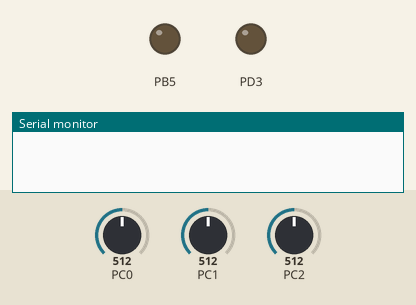
Bench run of a program on a simulated ATmega328P, built with avr-gcc and emulated at 16 MHz. Parts: output pins drawn as LEDs (lit = HIGH), the last lines printed to the serial monitor. The test bench sets the inputs (shaded band); at power-on: PC0 = 512, PC2 = 512, PC1 = 512.

Above: at 0.1 s.
At 2.8 s:
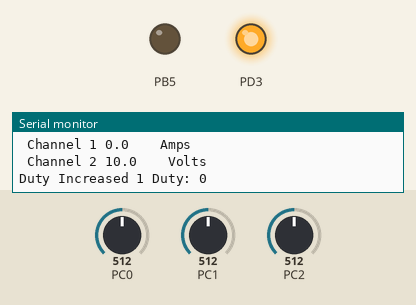
2.9 s: PC0 set to 536
At 3.8 s:
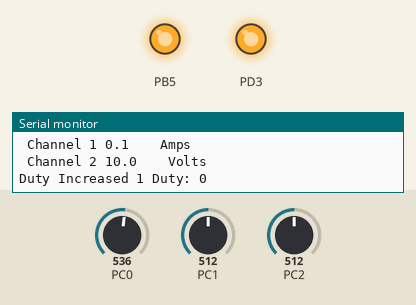
10.5 s: PC2 set to 716
Timing chart, 0 to 20.5 s (numbered marks = the images above; inputs shaded):
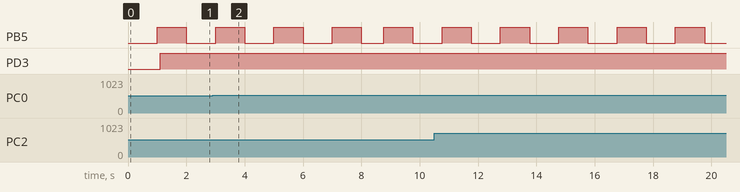

Measured:
- the behaviour switches between 521 and 522 on PC0 (found by bisection; images 1 and 2)
- by itself, PB5: alternates HIGH for 1.0 s and LOW for 1.0 s

The program:

main.c
```c
#define F_CPU 16000000UL
#include <stdint.h>
#include <avr/io.h>
#include "../include/adc.h"
#include "../include/mppt.h"
#include "../include/pwm.h"
#include "../include/timer.h"
#include "../include/uart.h"


int main(void){

    static uint32_t inputVoltageX100, inputCurrentX100, battVoltageX100;

    DDRB |= (1 << DDB5);
    // Sign of life LED

    setupADC();
    setupPWM();
    setupUART();
    setupTimer0();
    // Initialization


    while(1){
        while(tickOccured()){

            PORTB ^= (1 << PORTB5);
            // Just for sign of life in arduino version

            sendOverUART("Channel 0", inputVoltageX100 = adc_read(CH0), CH0);
            sendOverUART("Channel 1", inputCurrentX100 = adc_read(CH1), CH1);
            sendOverUART("Channel 2", battVoltageX100 = adc_read(CH2), CH2);
            // Read all ADCs and print to UART
            // Measurements are all x100 to account for a lack of floats

            mppt(inputVoltageX100, inputCurrentX100, battVoltageX100);
            // MPPT algorithm

        }
    }
    return 0;

}
```

adc.h
```c
#ifndef __ADC_H__
#define __ADC_H__

#include <stdint.h>

#define CH0 0
#define CH1 1
#define CH2 2


void setupADC(void);
int32_t adc_conversion(void);
uint32_t adc_read(uint8_t channel);

#endif // __ADC_H__
```

mppt.h
```c
#ifndef __MPPT_H__
#define __MPPT_H__

#include <stdint.h>
#define CHARGED_BATT_VOLTAGE_X100 1260
#define DELTA 2 / 100

void mppt(uint32_t inputVoltage,
	  uint32_t inputCurrent,
	  uint32_t battVoltage);

#endif // __MPPT_H__
```

pwm.h
```c
#ifndef __PWM_HEADER__
#define __PWM_HEADER__

#ifndef F_CPU
#define F_CPU 16000000UL
#endif // F_CPU

void setupPWM(void);
void updatePWM(uint8_t dutyCycle);

#endif // __PWM_HEADER__
```

timer.h
```c
#ifndef __TIMER_H__
#define __TIMER_H__

#define MS_PER_TICK 1000

int tickOccured(void);
void setupTimer0(void);

#endif // __TIMER_H__
```

uart.h
```c
#ifndef __UART_H__
#define __UART_H__

#include <stdint.h>

#define BAUD_RATE 103

void setupUART(void);

void sendOverUART(const char *message, uint16_t adcRead, uint8_t channel);


#endif //  __UART_H__
```

adc.c
```c
#include "../include/adc.h"
#include <avr/io.h>

static int32_t lastCurrRead, secLastCurrRead;

void setupADC(void){
    // Select ADC Prescalar to 128
    ADCSRA |= (1 << ADPS2) | (1 << ADPS1) | (1 << ADPS0);
    // 16MHz/128 = 125kHz       50kHz < 125kHz < 200kHz

    ADMUX = ADMUX & 0xF0;
    // Clear MUX0-MUX3 Important in Multichannel conv

    ADMUX |= (1 << REFS0);
    // Select AVcc with capacitor on AREF pin

    ADMUX |= CH0;
    // Select fisrt channel

    ADCSRA |= (1 << ADEN);
    // Enable ADC
}

int32_t adc_conversion(void){
    int32_t result;

    ADCSRA |= (1 << ADSC);
    // Start adc conversion

    while(!(ADCSRA & (1 << ADIF)));
    // Wait for conversion to finish

    result = ADC;
    // Save result

    ADCSRA |= (1 << ADIF);
    // Clear ADIF for next conversion

    return result;
}

uint32_t adc_read(uint8_t channel){
    // Accepts the channel to perform the read of and handles conversions
    // appropriately
    int32_t currentReading, avgCurrRead;

    switch(channel){
        case CH0:
            ADMUX = ADMUX & 0xF0; // Clear MUX0-MUX3
            ADMUX |= CH0; // Set ADC to channel 0
            return (adc_conversion() * 2 * 5 * 100 / 1023);
            break;
        case CH1:
            ADMUX = ADMUX & 0xF0;
            ADMUX |= CH1;

            currentReading = ((adc_conversion() * 2500) - 1278750) / 1023;
            // Current reading converison
            avgCurrRead = (currentReading + lastCurrRead + secLastCurrRead) / 3;
            secLastCurrRead = lastCurrRead;
            lastCurrRead = currentReading;
            // Moving average filter - could be improved with multiple calls to adc_converison() instead

            if(avgCurrRead < 0){
                return 0;
            } else {
                return avgCurrRead;
            }

            break;
        case CH2:
            ADMUX = ADMUX & 0xF0;
            ADMUX |= CH2;
            return (adc_conversion() * 4 * 5 * 100 / 1023);
            break;
        default:
            return -1;
            break;
    }
}
```

mppt.c
```c
#include "../include/mppt.h"
#include "../include/pwm.h"
#include "../include/uart.h"


static uint8_t duty = 0;
// Duty cycle


void mppt(uint32_t inputVoltageX100,
          uint32_t inputCurrentX100,
          uint32_t battVoltageX100){
    // Inputs are x100 to account for lack of floats


    uint32_t inputPowerX10K;

    inputPowerX10K = inputVoltageX100 * inputCurrentX100;
    // Each input is multiplied by a FLOATFACTOR
    // So inputPowerX10K is multiplied by FLOATFACTOR^2

    uint32_t lastPowerX10K, lastVoltageX100, lastCurrentX100;
    lastPowerX10K = lastVoltageX100 = lastCurrentX100 = 0;

    if(battVoltageX100 > CHARGED_BATT_VOLTAGE_X100){
        updatePWM(0);
        sendOverUART("Battery Charged", 0, 5);
        return;
        // Tested and should be working
    }


    if(inputPowerX10K >= lastPowerX10K){
        if(inputVoltageX100 >= lastVoltageX100){
            if(inputCurrentX100 >= lastCurrentX100){

                duty += duty * DELTA;
                // duty += duty * DELTA;
                sendOverUART("Duty Increased 1 Duty:", duty, 5);
                // d=d+delta*d
            } else {
                duty -= duty * DELTA;
                sendOverUART("Duty Decreased 2 Duty:", duty, 5);
                // d=d-delta*d
            }
        } else {
            if(inputCurrentX100 >= lastCurrentX100){
                duty += duty * DELTA;
                sendOverUART("Duty Increased 3 Duty:", duty, 5);
                // d=d+delta*d
            } else {
                duty -= duty * DELTA;
                sendOverUART("Duty Decreased 4 Duty:", duty, 5);
                // d=d-delta*d
            }
        }
    } else if(inputPowerX10K < lastPowerX10K){
        if(inputVoltageX100 >= lastVoltageX100){
            if(inputCurrentX100 >= lastCurrentX100){
                duty -= 2 * duty * DELTA;
                sendOverUART("Duty Doubly Decreased 4 Duty:", duty, 5);
                // d=d-2*delta*d
            } else {
                duty += 2 * duty * DELTA;
                sendOverUART("Duty Doubly Increased 5 Duty:", duty, 5);
                // d=d+2*delta*d
            }
        } else {
            duty -= 2 * duty * DELTA;
            sendOverUART("Duty Doubly Decreased 6 Duty:", duty, 5);
            // d=d-2*delta*d
        }
    }

    updatePWM(duty);


    lastPowerX10K = inputPowerX10K;
    lastVoltageX100 = inputVoltageX100;
    lastCurrentX100 = inputCurrentX100;
    // Save last values
}
```

pwm.c
```c
#include <avr/io.h>
#include "../include/pwm.h"

void setupPWM(void){
    DDRD = (1 << PD3);
    // Set PB6 to output (OC0A)

    OCR2A = 255;
    // Set a duty cycle of 0% in output control register 0A

    TCCR2A = (1 << WGM21) | (1 << WGM20) | (1 << COM2B1);
    // Set WGM to Fast PWM mode 3

    TCCR2B = (1 << WGM22) | (1 << CS20);
    // No prescaling

}

void updatePWM(uint8_t dutyCycle){
    if(dutyCycle > 0 || dutyCycle < 100){
        // Check if duty cycle is appropriate

        OCR2B = (256 * dutyCycle / 100) - 1;
        /* This is how to set the PWM duty cycle
         * OCR2B = 256*D/100 - 1
         * D = 50
         * OCR2B = 127
         *
         */
    }
}
```

timer.c
```c
#include "../include/timer.h"
#include <avr/interrupt.h>

static int timerIntCount = 0;

// Timer0 OVerFlow Interrupt Service Routine
ISR(TIMER0_COMPA_vect){

    timerIntCount++;
}

int tickOccured(void){

    if(timerIntCount >= MS_PER_TICK){
        timerIntCount = 0;
        return 1;
        // if enough interrupts have occured return true
    } else {
        return 0;
    }
}

void setupTimer0(void){

    TCCR0A = (1 << WGM01);
    // CTC Mode is WGM02:0 = 2 so WGM02 = 0, WGM01 = 1, and WGM00 = 0;
    // COM0A1:0 is 00 so that OC0A is disconnected

    TCCR0B = (1 << CS01) | (1 << CS00);
    // Prescaler is 64

    OCR0A = 249;
    // OCR0A = f_CLK / (N * f_INT) - 1
    // OCR0A = ((f_CLK * T_INT) / N) - 1, T_INT being the period of interrupts
    //                                    and N is the prescalar
    // OCR0A = ((16MHz * 1ms) / 64) - 1 = 249

    TIMSK0 = (1 << OCIE0A);
    // Enable timer compare match A interrupt

    sei();
    // Enable global interrupts
}
```

uart.c
```c
#include "../include/uart.h"
#include "../include/adc.h"
#include <avr/io.h>
#include <stdio.h>
#include <string.h>

void setupUART(void){

    UBRR0H = (BAUD_RATE >> 8);
    UBRR0L = (BAUD_RATE);
    // Setting Baud Rate

    UCSR0C = 0x06;
    // Set frame rate

    UCSR0B = (1 << TXEN0);
    // Enable transmitter

}

void sendOverUART(const char *message, uint16_t adcRead, uint8_t channel){
    char data[255];

    switch(channel){
        case CH0:
        case CH2:
            sprintf(data, "%10s %d.%-4d Volts\n\r", message, adcRead / 100, adcRead % 100);
            break;
        case CH1:
            sprintf(data, "%10s %d.%-4d Amps\n\r", message, adcRead / 100, adcRead % 100); // To Do, add conversion to mAmps
            break;
        case 5:
            sprintf(data, "%s %d\n\r", message, adcRead);
            break;
        default:
            sprintf(data, "%s\n\r", message);
            break;
    }

    int i = 0;
    while(data[i] != 0){
        while (!(UCSR0A & (1 << UDRE0)));
        UDR0 = data[i];
        i++;
    }
}
```
